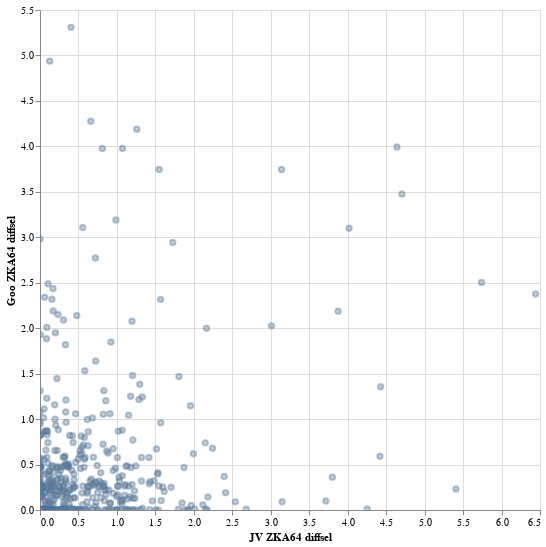

Notebook code cell kept with this figure:
### Code cell
# select point nearest mouse
nearest = alt.selection(type='single', empty='none', nearest=True, on='mouseover')

# create the basic chart
basechart = (
 alt.Chart(compare_diffsel_pos
           .rename(columns={'JV_diffsel': 'JV ZKA64 diffsel',
                            'Goo_diffsel': 'Goo ZKA64 diffsel',
                            'mut': 'mutation'
                            })
           .assign(dummy=0)
           )
 .add_selection(nearest)
 .encode(fill=alt.condition(nearest, alt.value('orange'), alt.value('gray')),
         opacity=alt.condition(nearest, alt.value(1), alt.value(0.4)),
         tooltip=['mutation', 'JV ZKA64 diffsel', 'Goo ZKA64 diffsel'],
         )
 .interactive()
 )

# side-by-side interactive plots to select mutations
chart = (
 basechart.encode(x='JV ZKA64 diffsel:Q',
              y='Goo ZKA64 diffsel:Q'
              )
      .mark_point()
      .properties(width=500,
                  height=500)
 )

# save the interactive plot
plotfile = os.path.join(bottleneck_diffsel_dir, 'select_muts_chart.html')
print(f"Saving interactive plot to {plotfile}")
chart.save(plotfile)

# show the chart
chart

### Figure 1 — Vega-Lite specification as saved in the notebook (floating-point values rounded to 4 significant figures; data arrays with more than 128 entries replaced by an {"elided": "..."} marker saying what was removed)
{"config": {"view": {"continuousWidth": 400, "continuousHeight": 300}}, "data": {"name": "data-9f9dea045cae09fb09baf05d2963a0e8"}, "mark": "point", "encoding": {"fill": {"condition": {"value": "orange", "selection": "selector001"}, "value": "gray"}, "opacity": {"condition": {"value": 1, "selection": "selector001"}, "value": 0.4}, "tooltip": [{"field": "mutation", "type": "nominal"}, {"field": "JV ZKA64 diffsel", "type": "quantitative"}, {"field": "Goo ZKA64 diffsel", "type": "quantitative"}], "x": {"field": "JV ZKA64 diffsel", "type": "quantitative"}, "y": {"field": "Goo ZKA64 diffsel", "type": "quantitative"}}, "height": 500, "selection": {"selector001": {"type": "single", "empty": "none", "nearest": true, "on": "mouseover"}, "selector002": {"type": "interval", "bind": "scales", "encodings": ["x", "y"]}}, "width": 500, "$schema": "https://vega.github.io/schema/vega-lite/v4.17.0.json", "datasets": {"data-9f9dea045cae09fb09baf05d2963a0e8": {"elided": "1363 records"}}}
